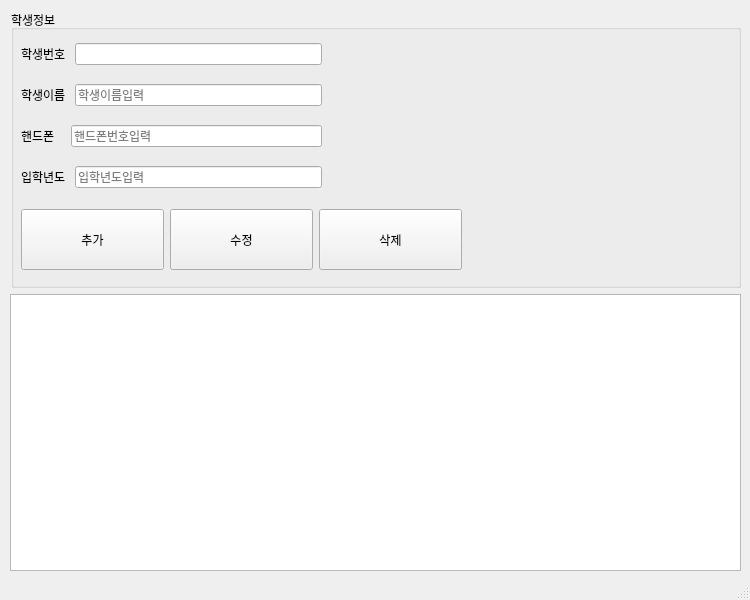
<?xml version="1.0" encoding="UTF-8"?>
<ui version="4.0">
 <class>MainWindow</class>
 <widget class="QMainWindow" name="MainWindow">
  <property name="geometry">
   <rect>
    <x>0</x>
    <y>0</y>
    <width>750</width>
    <height>600</height>
   </rect>
  </property>
  <property name="maximumSize">
   <size>
    <width>750</width>
    <height>600</height>
   </size>
  </property>
  <property name="windowTitle">
   <string>MainWindow</string>
  </property>
  <widget class="QWidget" name="centralwidget">
   <widget class="QWidget" name="verticalLayoutWidget">
    <property name="geometry">
     <rect>
      <x>10</x>
      <y>10</y>
      <width>731</width>
      <height>561</height>
     </rect>
    </property>
    <layout class="QVBoxLayout" name="verticalLayout">
     <item>
      <layout class="QHBoxLayout" name="horizontalLayout">
       <property name="spacing">
        <number>7</number>
       </property>
       <property name="sizeConstraint">
        <enum>QLayout::SetFixedSize</enum>
       </property>
       <item>
        <spacer name="verticalSpacer">
         <property name="orientation">
          <enum>Qt::Vertical</enum>
         </property>
         <property name="sizeHint" stdset="0">
          <size>
           <width>1</width>
           <height>40</height>
          </size>
         </property>
        </spacer>
       </item>
       <item>
        <widget class="QGroupBox" name="groupBox">
         <property name="sizePolicy">
          <sizepolicy hsizetype="MinimumExpanding" vsizetype="Preferred">
           <horstretch>0</horstretch>
           <verstretch>0</verstretch>
          </sizepolicy>
         </property>
         <property name="title">
          <string>학생정보</string>
         </property>
         <widget class="QWidget" name="verticalLayoutWidget_2">
          <property name="geometry">
           <rect>
            <x>10</x>
            <y>20</y>
            <width>301</width>
            <height>171</height>
           </rect>
          </property>
          <layout class="QVBoxLayout" name="verticalLayout_2">
           <item>
            <layout class="QHBoxLayout" name="horizontalLayout_3">
             <item>
              <widget class="QLabel" name="label">
               <property name="text">
                <string>학생번호 </string>
               </property>
              </widget>
             </item>
             <item>
              <widget class="QLineEdit" name="input_std_id">
               <property name="inputMask">
                <string/>
               </property>
               <property name="text">
                <string/>
               </property>
               <property name="readOnly">
                <bool>true</bool>
               </property>
              </widget>
             </item>
            </layout>
           </item>
           <item>
            <layout class="QHBoxLayout" name="horizontalLayout_4">
             <item>
              <widget class="QLabel" name="label_2">
               <property name="text">
                <string>학생이름 </string>
               </property>
              </widget>
             </item>
             <item>
              <widget class="QLineEdit" name="input_std_name">
               <property name="toolTip">
                <string/>
               </property>
               <property name="inputMask">
                <string/>
               </property>
               <property name="placeholderText">
                <string>학생이름입력</string>
               </property>
              </widget>
             </item>
            </layout>
           </item>
           <item>
            <layout class="QHBoxLayout" name="horizontalLayout_5">
             <item>
              <widget class="QLabel" name="label_3">
               <property name="text">
                <string>핸드폰   </string>
               </property>
              </widget>
             </item>
             <item>
              <widget class="QLineEdit" name="input_std_mobile">
               <property name="inputMask">
                <string/>
               </property>
               <property name="placeholderText">
                <string>핸드폰번호입력</string>
               </property>
              </widget>
             </item>
            </layout>
           </item>
           <item>
            <layout class="QHBoxLayout" name="horizontalLayout_6">
             <item>
              <widget class="QLabel" name="label_4">
               <property name="text">
                <string>입학년도 </string>
               </property>
              </widget>
             </item>
             <item>
              <widget class="QLineEdit" name="input_std_regyear">
               <property name="inputMask">
                <string/>
               </property>
               <property name="placeholderText">
                <string>입학년도입력</string>
               </property>
              </widget>
             </item>
            </layout>
           </item>
          </layout>
         </widget>
         <widget class="QWidget" name="horizontalLayoutWidget_7">
          <property name="geometry">
           <rect>
            <x>10</x>
            <y>199</y>
            <width>441</width>
            <height>61</height>
           </rect>
          </property>
          <layout class="QHBoxLayout" name="buttonArea">
           <item>
            <widget class="QPushButton" name="btn_insert">
             <property name="sizePolicy">
              <sizepolicy hsizetype="Minimum" vsizetype="MinimumExpanding">
               <horstretch>0</horstretch>
               <verstretch>0</verstretch>
              </sizepolicy>
             </property>
             <property name="text">
              <string>추가</string>
             </property>
            </widget>
           </item>
           <item>
            <widget class="QPushButton" name="btn_modify">
             <property name="sizePolicy">
              <sizepolicy hsizetype="Minimum" vsizetype="MinimumExpanding">
               <horstretch>0</horstretch>
               <verstretch>0</verstretch>
              </sizepolicy>
             </property>
             <property name="text">
              <string>수정</string>
             </property>
            </widget>
           </item>
           <item>
            <widget class="QPushButton" name="btn_delete">
             <property name="sizePolicy">
              <sizepolicy hsizetype="Minimum" vsizetype="MinimumExpanding">
               <horstretch>0</horstretch>
               <verstretch>0</verstretch>
              </sizepolicy>
             </property>
             <property name="text">
              <string>삭제</string>
             </property>
            </widget>
           </item>
          </layout>
         </widget>
        </widget>
       </item>
      </layout>
     </item>
     <item>
      <layout class="QHBoxLayout" name="horizontalLayout_2">
       <item>
        <widget class="QTableWidget" name="tableWidget">
         <property name="maximumSize">
          <size>
           <width>16777215</width>
           <height>300</height>
          </size>
         </property>
         <property name="baseSize">
          <size>
           <width>0</width>
           <height>300</height>
          </size>
         </property>
        </widget>
       </item>
      </layout>
     </item>
    </layout>
   </widget>
  </widget>
  <widget class="QStatusBar" name="statusbar"/>
 </widget>
 <resources/>
 <connections/>
</ui>
